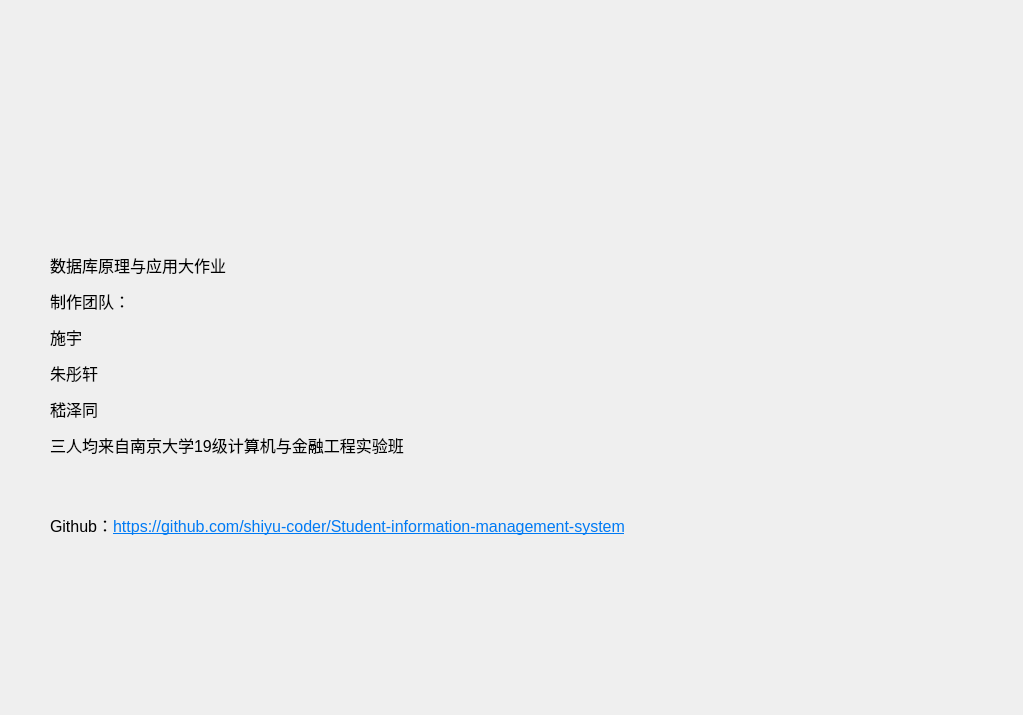
<?xml version="1.0" encoding="UTF-8"?>
<ui version="4.0">
 <class>AboutWidget</class>
 <widget class="QWidget" name="AboutWidget">
  <property name="geometry">
   <rect>
    <x>0</x>
    <y>0</y>
    <width>1023</width>
    <height>715</height>
   </rect>
  </property>
  <property name="windowTitle">
   <string>程序信息</string>
  </property>
  <property name="windowIcon">
   <iconset resource="SIMS_res.qrc">
    <normaloff>:/SIM_System_Pics/resources/icon_login_2.png</normaloff>:/SIM_System_Pics/resources/icon_login_2.png</iconset>
  </property>
  <widget class="QLabel" name="label">
   <property name="geometry">
    <rect>
     <x>80</x>
     <y>30</y>
     <width>661</width>
     <height>91</height>
    </rect>
   </property>
   <property name="styleSheet">
    <string notr="true">border-image: url(:/SIM_System_Pics/LoginName_Pic);</string>
   </property>
   <property name="text">
    <string/>
   </property>
  </widget>
  <widget class="QLabel" name="label_2">
   <property name="geometry">
    <rect>
     <x>640</x>
     <y>160</y>
     <width>330</width>
     <height>100</height>
    </rect>
   </property>
   <property name="styleSheet">
    <string notr="true">border-image: url(:/SIM_System_Pics/resources/logo1.png);</string>
   </property>
   <property name="text">
    <string/>
   </property>
  </widget>
  <widget class="QLabel" name="label_3">
   <property name="geometry">
    <rect>
     <x>640</x>
     <y>260</y>
     <width>330</width>
     <height>100</height>
    </rect>
   </property>
   <property name="styleSheet">
    <string notr="true">border-image: url(:/SIM_System_Pics/resources/logo2.jpg);</string>
   </property>
   <property name="text">
    <string/>
   </property>
  </widget>
  <widget class="QLabel" name="label_4">
   <property name="geometry">
    <rect>
     <x>640</x>
     <y>360</y>
     <width>330</width>
     <height>100</height>
    </rect>
   </property>
   <property name="styleSheet">
    <string notr="true">border-image: url(:/SIM_System_Pics/resources/logo3.jpg);</string>
   </property>
   <property name="text">
    <string/>
   </property>
  </widget>
  <widget class="QLabel" name="label_5">
   <property name="geometry">
    <rect>
     <x>50</x>
     <y>190</y>
     <width>831</width>
     <height>411</height>
    </rect>
   </property>
   <property name="text">
    <string>&lt;html&gt;&lt;head/&gt;&lt;body&gt;&lt;p&gt;&lt;span style=&quot; font-size:12pt;&quot;&gt;数据库原理与应用大作业&lt;/span&gt;&lt;/p&gt;&lt;p&gt;&lt;span style=&quot; font-size:12pt;&quot;&gt;制作团队：&lt;/span&gt;&lt;/p&gt;&lt;p&gt;&lt;span style=&quot; font-size:12pt;&quot;&gt;施宇&lt;/span&gt;&lt;/p&gt;&lt;p&gt;&lt;span style=&quot; font-size:12pt;&quot;&gt;朱彤轩&lt;/span&gt;&lt;/p&gt;&lt;p&gt;&lt;span style=&quot; font-size:12pt;&quot;&gt;嵇泽同&lt;/span&gt;&lt;/p&gt;&lt;p&gt;&lt;span style=&quot; font-size:12pt;&quot;&gt;三人均来自南京大学19级计算机与金融工程实验班&lt;/span&gt;&lt;/p&gt;&lt;p&gt;&lt;span style=&quot; font-size:12pt;&quot;&gt;&lt;br/&gt;&lt;/span&gt;&lt;/p&gt;&lt;p&gt;&lt;span style=&quot; font-size:12pt;&quot;&gt;Github：&lt;/span&gt;&lt;a href=&quot;https://github.com/shiyu-coder/Student-information-management-system&quot;&gt;&lt;span style=&quot; font-size:12pt; text-decoration: underline; color:#007af4;&quot;&gt;https://github.com/shiyu-coder/Student-information-management-system&lt;/span&gt;&lt;/a&gt;&lt;/p&gt;&lt;/body&gt;&lt;/html&gt;</string>
   </property>
  </widget>
 </widget>
 <resources>
  <include location="SIMS_res.qrc"/>
 </resources>
 <connections/>
</ui>
